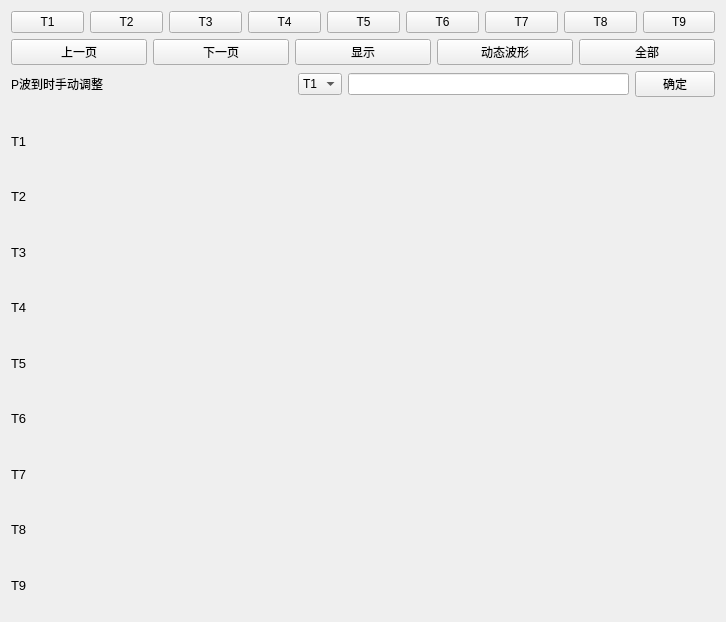
<?xml version="1.0" encoding="UTF-8"?>
<ui version="4.0">
 <class>ShowChart</class>
 <widget class="QWidget" name="ShowChart">
  <property name="enabled">
   <bool>true</bool>
  </property>
  <property name="geometry">
   <rect>
    <x>0</x>
    <y>0</y>
    <width>726</width>
    <height>622</height>
   </rect>
  </property>
  <property name="sizePolicy">
   <sizepolicy hsizetype="Expanding" vsizetype="Preferred">
    <horstretch>0</horstretch>
    <verstretch>0</verstretch>
   </sizepolicy>
  </property>
  <property name="minimumSize">
   <size>
    <width>720</width>
    <height>614</height>
   </size>
  </property>
  <property name="maximumSize">
   <size>
    <width>745</width>
    <height>622</height>
   </size>
  </property>
  <property name="windowTitle">
   <string>Form</string>
  </property>
  <layout class="QVBoxLayout" name="verticalLayout">
   <item>
    <layout class="QVBoxLayout" name="verticalLayout_2">
     <property name="sizeConstraint">
      <enum>QLayout::SetDefaultConstraint</enum>
     </property>
     <item>
      <layout class="QHBoxLayout" name="horizontalLayout_7">
       <item>
        <widget class="QPushButton" name="T1Button">
         <property name="text">
          <string>T1</string>
         </property>
        </widget>
       </item>
       <item>
        <widget class="QPushButton" name="T2Button">
         <property name="text">
          <string>T2</string>
         </property>
        </widget>
       </item>
       <item>
        <widget class="QPushButton" name="T3Button">
         <property name="text">
          <string>T3</string>
         </property>
        </widget>
       </item>
       <item>
        <widget class="QPushButton" name="T4Button">
         <property name="text">
          <string>T4</string>
         </property>
        </widget>
       </item>
       <item>
        <widget class="QPushButton" name="T5Button">
         <property name="text">
          <string>T5</string>
         </property>
        </widget>
       </item>
       <item>
        <widget class="QPushButton" name="T6Button">
         <property name="text">
          <string>T6</string>
         </property>
        </widget>
       </item>
       <item>
        <widget class="QPushButton" name="T7Button">
         <property name="text">
          <string>T7</string>
         </property>
        </widget>
       </item>
       <item>
        <widget class="QPushButton" name="T8Button">
         <property name="text">
          <string>T8</string>
         </property>
        </widget>
       </item>
       <item>
        <widget class="QPushButton" name="T9Button">
         <property name="text">
          <string>T9</string>
         </property>
        </widget>
       </item>
      </layout>
     </item>
     <item>
      <layout class="QHBoxLayout" name="horizontalLayout_8">
       <property name="bottomMargin">
        <number>0</number>
       </property>
       <item>
        <widget class="QPushButton" name="previousPage">
         <property name="text">
          <string>上一页</string>
         </property>
        </widget>
       </item>
       <item>
        <widget class="QPushButton" name="nextPage">
         <property name="text">
          <string>下一页</string>
         </property>
        </widget>
       </item>
       <item>
        <widget class="QPushButton" name="displayButton">
         <property name="minimumSize">
          <size>
           <width>0</width>
           <height>0</height>
          </size>
         </property>
         <property name="text">
          <string>显示</string>
         </property>
        </widget>
       </item>
       <item>
        <widget class="QPushButton" name="dynamicWaveButton">
         <property name="minimumSize">
          <size>
           <width>0</width>
           <height>0</height>
          </size>
         </property>
         <property name="text">
          <string>动态波形</string>
         </property>
        </widget>
       </item>
       <item>
        <widget class="QPushButton" name="fulllScreenButton">
         <property name="text">
          <string>全部</string>
         </property>
        </widget>
       </item>
      </layout>
     </item>
     <item>
      <layout class="QHBoxLayout" name="horizontalLayout">
       <property name="bottomMargin">
        <number>10</number>
       </property>
       <item>
        <widget class="QLabel" name="promptLabel">
         <property name="sizePolicy">
          <sizepolicy hsizetype="Expanding" vsizetype="Preferred">
           <horstretch>0</horstretch>
           <verstretch>0</verstretch>
          </sizepolicy>
         </property>
         <property name="text">
          <string>P波到时手动调整</string>
         </property>
        </widget>
       </item>
       <item>
        <widget class="QComboBox" name="comboBox">
         <item>
          <property name="text">
           <string>T1</string>
          </property>
         </item>
         <item>
          <property name="text">
           <string>T2</string>
          </property>
         </item>
         <item>
          <property name="text">
           <string>T3</string>
          </property>
         </item>
         <item>
          <property name="text">
           <string>T4</string>
          </property>
         </item>
         <item>
          <property name="text">
           <string>T5</string>
          </property>
         </item>
         <item>
          <property name="text">
           <string>T6</string>
          </property>
         </item>
         <item>
          <property name="text">
           <string>T7</string>
          </property>
         </item>
         <item>
          <property name="text">
           <string>T8</string>
          </property>
         </item>
         <item>
          <property name="text">
           <string>T9</string>
          </property>
         </item>
        </widget>
       </item>
       <item>
        <widget class="QLineEdit" name="intputPWave"/>
       </item>
       <item>
        <widget class="QPushButton" name="saveModifiedPWave">
         <property name="text">
          <string>确定</string>
         </property>
        </widget>
       </item>
      </layout>
     </item>
     <item>
      <widget class="QStackedWidget" name="stackedWidget">
       <property name="enabled">
        <bool>true</bool>
       </property>
       <property name="sizePolicy">
        <sizepolicy hsizetype="Expanding" vsizetype="Expanding">
         <horstretch>0</horstretch>
         <verstretch>0</verstretch>
        </sizepolicy>
       </property>
       <property name="minimumSize">
        <size>
         <width>650</width>
         <height>500</height>
        </size>
       </property>
       <property name="baseSize">
        <size>
         <width>500</width>
         <height>500</height>
        </size>
       </property>
       <property name="currentIndex">
        <number>9</number>
       </property>
       <widget class="QWidget" name="page1">
        <property name="sizePolicy">
         <sizepolicy hsizetype="Expanding" vsizetype="Expanding">
          <horstretch>0</horstretch>
          <verstretch>0</verstretch>
         </sizepolicy>
        </property>
        <property name="minimumSize">
         <size>
          <width>500</width>
          <height>500</height>
         </size>
        </property>
        <layout class="QVBoxLayout" name="verticalLayout_4">
         <item>
          <layout class="QGridLayout" name="gridLayout" rowstretch="0,0,0" columnstretch="0,0">
           <property name="sizeConstraint">
            <enum>QLayout::SetDefaultConstraint</enum>
           </property>
           <item row="1" column="0">
            <widget class="QLabel" name="t1">
             <property name="sizePolicy">
              <sizepolicy hsizetype="Preferred" vsizetype="Preferred">
               <horstretch>0</horstretch>
               <verstretch>0</verstretch>
              </sizepolicy>
             </property>
             <property name="text">
              <string>T1</string>
             </property>
            </widget>
           </item>
           <item row="2" column="1">
            <widget class="QLabel" name="t1Z">
             <property name="sizePolicy">
              <sizepolicy hsizetype="Preferred" vsizetype="Preferred">
               <horstretch>0</horstretch>
               <verstretch>0</verstretch>
              </sizepolicy>
             </property>
             <property name="text">
              <string>Z-垂直</string>
             </property>
            </widget>
           </item>
           <item row="0" column="1">
            <widget class="QLabel" name="t1X">
             <property name="sizePolicy">
              <sizepolicy hsizetype="Preferred" vsizetype="Preferred">
               <horstretch>0</horstretch>
               <verstretch>0</verstretch>
              </sizepolicy>
             </property>
             <property name="text">
              <string>X-东西</string>
             </property>
            </widget>
           </item>
           <item row="1" column="1">
            <widget class="QLabel" name="t1Y">
             <property name="sizePolicy">
              <sizepolicy hsizetype="Preferred" vsizetype="Preferred">
               <horstretch>0</horstretch>
               <verstretch>0</verstretch>
              </sizepolicy>
             </property>
             <property name="text">
              <string>Y-北南</string>
             </property>
            </widget>
           </item>
          </layout>
         </item>
        </layout>
       </widget>
       <widget class="QWidget" name="page2">
        <property name="sizePolicy">
         <sizepolicy hsizetype="Expanding" vsizetype="Expanding">
          <horstretch>0</horstretch>
          <verstretch>0</verstretch>
         </sizepolicy>
        </property>
        <property name="minimumSize">
         <size>
          <width>500</width>
          <height>500</height>
         </size>
        </property>
        <layout class="QVBoxLayout" name="verticalLayout_5">
         <item>
          <layout class="QGridLayout" name="gridLayout_2">
           <item row="0" column="1">
            <widget class="QLabel" name="t2X">
             <property name="text">
              <string>X-东西</string>
             </property>
            </widget>
           </item>
           <item row="1" column="1">
            <widget class="QLabel" name="t2Y">
             <property name="text">
              <string>Y-北南</string>
             </property>
            </widget>
           </item>
           <item row="1" column="0">
            <widget class="QLabel" name="t2">
             <property name="text">
              <string>T2</string>
             </property>
            </widget>
           </item>
           <item row="2" column="1">
            <widget class="QLabel" name="t2Z">
             <property name="text">
              <string>Z-垂直</string>
             </property>
            </widget>
           </item>
          </layout>
         </item>
        </layout>
       </widget>
       <widget class="QWidget" name="page3">
        <property name="sizePolicy">
         <sizepolicy hsizetype="Expanding" vsizetype="Expanding">
          <horstretch>0</horstretch>
          <verstretch>0</verstretch>
         </sizepolicy>
        </property>
        <property name="minimumSize">
         <size>
          <width>500</width>
          <height>500</height>
         </size>
        </property>
        <layout class="QVBoxLayout" name="verticalLayout_6">
         <item>
          <layout class="QGridLayout" name="gridLayout_3">
           <item row="2" column="1">
            <widget class="QLabel" name="t3Z">
             <property name="text">
              <string>Z-垂直</string>
             </property>
            </widget>
           </item>
           <item row="1" column="1">
            <widget class="QLabel" name="t3Y">
             <property name="text">
              <string>Y-北南</string>
             </property>
            </widget>
           </item>
           <item row="0" column="1">
            <widget class="QLabel" name="t3X">
             <property name="text">
              <string>X-东西</string>
             </property>
            </widget>
           </item>
           <item row="1" column="0">
            <widget class="QLabel" name="t3">
             <property name="text">
              <string>T3</string>
             </property>
            </widget>
           </item>
          </layout>
         </item>
        </layout>
       </widget>
       <widget class="QWidget" name="page4">
        <property name="sizePolicy">
         <sizepolicy hsizetype="Expanding" vsizetype="Expanding">
          <horstretch>0</horstretch>
          <verstretch>0</verstretch>
         </sizepolicy>
        </property>
        <layout class="QVBoxLayout" name="verticalLayout_7">
         <item>
          <layout class="QGridLayout" name="gridLayout_4">
           <item row="0" column="1">
            <widget class="QLabel" name="t4X">
             <property name="text">
              <string>X-东西</string>
             </property>
            </widget>
           </item>
           <item row="1" column="1">
            <widget class="QLabel" name="t4Y">
             <property name="text">
              <string>Y-北南</string>
             </property>
            </widget>
           </item>
           <item row="2" column="1">
            <widget class="QLabel" name="t4Z">
             <property name="text">
              <string>Z-垂直</string>
             </property>
            </widget>
           </item>
           <item row="1" column="0">
            <widget class="QLabel" name="t4">
             <property name="text">
              <string>T4</string>
             </property>
            </widget>
           </item>
          </layout>
         </item>
        </layout>
       </widget>
       <widget class="QWidget" name="page5">
        <property name="sizePolicy">
         <sizepolicy hsizetype="Expanding" vsizetype="Expanding">
          <horstretch>0</horstretch>
          <verstretch>0</verstretch>
         </sizepolicy>
        </property>
        <layout class="QVBoxLayout" name="verticalLayout_8">
         <item>
          <layout class="QGridLayout" name="gridLayout_5">
           <item row="2" column="2">
            <widget class="QLabel" name="t5Y">
             <property name="text">
              <string>Y-北南</string>
             </property>
            </widget>
           </item>
           <item row="2" column="0">
            <widget class="QLabel" name="t5">
             <property name="text">
              <string>T5</string>
             </property>
            </widget>
           </item>
           <item row="1" column="2">
            <widget class="QLabel" name="t5X">
             <property name="text">
              <string>X-东西</string>
             </property>
            </widget>
           </item>
           <item row="3" column="2">
            <widget class="QLabel" name="t5Z">
             <property name="text">
              <string>Z-垂直</string>
             </property>
            </widget>
           </item>
          </layout>
         </item>
        </layout>
       </widget>
       <widget class="QWidget" name="page6">
        <property name="sizePolicy">
         <sizepolicy hsizetype="Expanding" vsizetype="Expanding">
          <horstretch>0</horstretch>
          <verstretch>0</verstretch>
         </sizepolicy>
        </property>
        <layout class="QVBoxLayout" name="verticalLayout_9">
         <item>
          <layout class="QGridLayout" name="gridLayout_6">
           <item row="1" column="1">
            <widget class="QLabel" name="t6Y">
             <property name="text">
              <string>Y-北南</string>
             </property>
            </widget>
           </item>
           <item row="2" column="1">
            <widget class="QLabel" name="t6Z">
             <property name="text">
              <string>Z-垂直</string>
             </property>
            </widget>
           </item>
           <item row="1" column="0">
            <widget class="QLabel" name="t6">
             <property name="text">
              <string>T6</string>
             </property>
            </widget>
           </item>
           <item row="0" column="1">
            <widget class="QLabel" name="t6X">
             <property name="text">
              <string>X-东西</string>
             </property>
            </widget>
           </item>
          </layout>
         </item>
        </layout>
       </widget>
       <widget class="QWidget" name="page7">
        <property name="sizePolicy">
         <sizepolicy hsizetype="Expanding" vsizetype="Expanding">
          <horstretch>0</horstretch>
          <verstretch>0</verstretch>
         </sizepolicy>
        </property>
        <layout class="QVBoxLayout" name="verticalLayout_10">
         <item>
          <layout class="QGridLayout" name="gridLayout_7">
           <item row="1" column="1">
            <widget class="QLabel" name="t7Y">
             <property name="text">
              <string>Y-北南</string>
             </property>
            </widget>
           </item>
           <item row="0" column="1">
            <widget class="QLabel" name="t7X">
             <property name="text">
              <string>X-东西</string>
             </property>
            </widget>
           </item>
           <item row="1" column="0">
            <widget class="QLabel" name="t7">
             <property name="text">
              <string>T7</string>
             </property>
            </widget>
           </item>
           <item row="2" column="1">
            <widget class="QLabel" name="t7Z">
             <property name="text">
              <string>Z-垂直</string>
             </property>
            </widget>
           </item>
          </layout>
         </item>
        </layout>
       </widget>
       <widget class="QWidget" name="page8">
        <property name="sizePolicy">
         <sizepolicy hsizetype="Expanding" vsizetype="Expanding">
          <horstretch>0</horstretch>
          <verstretch>0</verstretch>
         </sizepolicy>
        </property>
        <layout class="QVBoxLayout" name="verticalLayout_11">
         <item>
          <layout class="QGridLayout" name="gridLayout_8">
           <item row="0" column="1">
            <widget class="QLabel" name="t8X">
             <property name="text">
              <string>X-东西</string>
             </property>
            </widget>
           </item>
           <item row="1" column="0">
            <widget class="QLabel" name="t8">
             <property name="text">
              <string>T8</string>
             </property>
            </widget>
           </item>
           <item row="1" column="1">
            <widget class="QLabel" name="t8Y">
             <property name="text">
              <string>Y-北南</string>
             </property>
            </widget>
           </item>
           <item row="2" column="1">
            <widget class="QLabel" name="t8Z">
             <property name="text">
              <string>Z-垂直</string>
             </property>
            </widget>
           </item>
          </layout>
         </item>
        </layout>
       </widget>
       <widget class="QWidget" name="page9">
        <property name="sizePolicy">
         <sizepolicy hsizetype="Expanding" vsizetype="Expanding">
          <horstretch>0</horstretch>
          <verstretch>0</verstretch>
         </sizepolicy>
        </property>
        <layout class="QVBoxLayout" name="verticalLayout_12">
         <item>
          <layout class="QGridLayout" name="gridLayout_9">
           <item row="1" column="0">
            <widget class="QLabel" name="t9">
             <property name="text">
              <string>T9</string>
             </property>
            </widget>
           </item>
           <item row="1" column="1">
            <widget class="QLabel" name="t9Y">
             <property name="text">
              <string>Y-北南</string>
             </property>
            </widget>
           </item>
           <item row="0" column="1">
            <widget class="QLabel" name="t9X">
             <property name="text">
              <string>X-东西</string>
             </property>
            </widget>
           </item>
           <item row="2" column="1">
            <widget class="QLabel" name="t9Z">
             <property name="text">
              <string>Z-垂直</string>
             </property>
            </widget>
           </item>
          </layout>
         </item>
        </layout>
       </widget>
       <widget class="QWidget" name="page10">
        <property name="sizePolicy">
         <sizepolicy hsizetype="Expanding" vsizetype="Expanding">
          <horstretch>0</horstretch>
          <verstretch>0</verstretch>
         </sizepolicy>
        </property>
        <property name="font">
         <font>
          <pointsize>6</pointsize>
         </font>
        </property>
        <layout class="QVBoxLayout" name="verticalLayout_13">
         <property name="spacing">
          <number>0</number>
         </property>
         <property name="leftMargin">
          <number>0</number>
         </property>
         <property name="topMargin">
          <number>0</number>
         </property>
         <property name="rightMargin">
          <number>0</number>
         </property>
         <property name="bottomMargin">
          <number>0</number>
         </property>
         <item>
          <layout class="QGridLayout" name="gridLayout_10">
           <property name="spacing">
            <number>0</number>
           </property>
           <item row="6" column="0">
            <widget class="QLabel" name="tt7">
             <property name="font">
              <font>
               <pointsize>10</pointsize>
              </font>
             </property>
             <property name="text">
              <string>T7</string>
             </property>
            </widget>
           </item>
           <item row="0" column="0">
            <widget class="QLabel" name="tt1">
             <property name="font">
              <font>
               <pointsize>10</pointsize>
              </font>
             </property>
             <property name="text">
              <string>T1</string>
             </property>
            </widget>
           </item>
           <item row="3" column="0">
            <widget class="QLabel" name="tt4">
             <property name="font">
              <font>
               <pointsize>10</pointsize>
              </font>
             </property>
             <property name="text">
              <string>T4</string>
             </property>
            </widget>
           </item>
           <item row="2" column="0">
            <widget class="QLabel" name="tt3">
             <property name="font">
              <font>
               <pointsize>10</pointsize>
              </font>
             </property>
             <property name="text">
              <string>T3</string>
             </property>
            </widget>
           </item>
           <item row="8" column="0">
            <widget class="QLabel" name="tt9">
             <property name="font">
              <font>
               <pointsize>10</pointsize>
              </font>
             </property>
             <property name="text">
              <string>T9</string>
             </property>
            </widget>
           </item>
           <item row="7" column="0">
            <widget class="QLabel" name="tt8">
             <property name="font">
              <font>
               <pointsize>10</pointsize>
              </font>
             </property>
             <property name="text">
              <string>T8</string>
             </property>
            </widget>
           </item>
           <item row="1" column="0">
            <widget class="QLabel" name="tt2">
             <property name="font">
              <font>
               <pointsize>10</pointsize>
              </font>
             </property>
             <property name="text">
              <string>T2</string>
             </property>
            </widget>
           </item>
           <item row="5" column="0">
            <widget class="QLabel" name="tt6">
             <property name="font">
              <font>
               <pointsize>10</pointsize>
              </font>
             </property>
             <property name="text">
              <string>T6</string>
             </property>
            </widget>
           </item>
           <item row="4" column="0">
            <widget class="QLabel" name="tt5">
             <property name="font">
              <font>
               <pointsize>10</pointsize>
              </font>
             </property>
             <property name="text">
              <string>T5</string>
             </property>
            </widget>
           </item>
          </layout>
         </item>
        </layout>
       </widget>
      </widget>
     </item>
    </layout>
   </item>
  </layout>
 </widget>
 <resources/>
 <connections/>
</ui>
